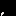

This game map was drawn from its Tiled (.tmx) file and the tilesets committed beside it. A one-line description and the full map source follow:
An orthogonal 1x1 tile map with 16x16 px tiles, 1 tile layer (AlwaysFront).

<map version="1.8" tiledversion="1.8.4" orientation="orthogonal" renderorder="right-down" compressionlevel="0" width="1" height="1" tilewidth="16" tileheight="16" infinite="0" nextlayerid="11" nextobjectid="9">
 <tileset firstgid="1" name="animations" tilewidth="16" tileheight="16" tilecount="9" columns="9">
  <image source="MineCartSteam.png" width="144" height="16" />
  <tile id="0">
   <animation>
    <frame tileid="0" duration="90" />
    <frame tileid="1" duration="90" />
    <frame tileid="2" duration="90" />
    <frame tileid="3" duration="90" />
    <frame tileid="4" duration="90" />
    <frame tileid="5" duration="90" />
    <frame tileid="6" duration="90" />
    <frame tileid="7" duration="90" />
    <frame tileid="8" duration="90" />
   </animation>
  </tile>
 </tileset>
 <layer id="4" name="AlwaysFront" width="1" height="1">
  <data encoding="csv">
2147483649
</data>
 </layer>
 <objectgroup id="6" name="Back" />
 <objectgroup id="7" name="Buildings" />
 <objectgroup id="8" name="Front" />
 <objectgroup id="9" name="AlwaysFront" />
 <objectgroup id="10" name="Paths" />
</map>
